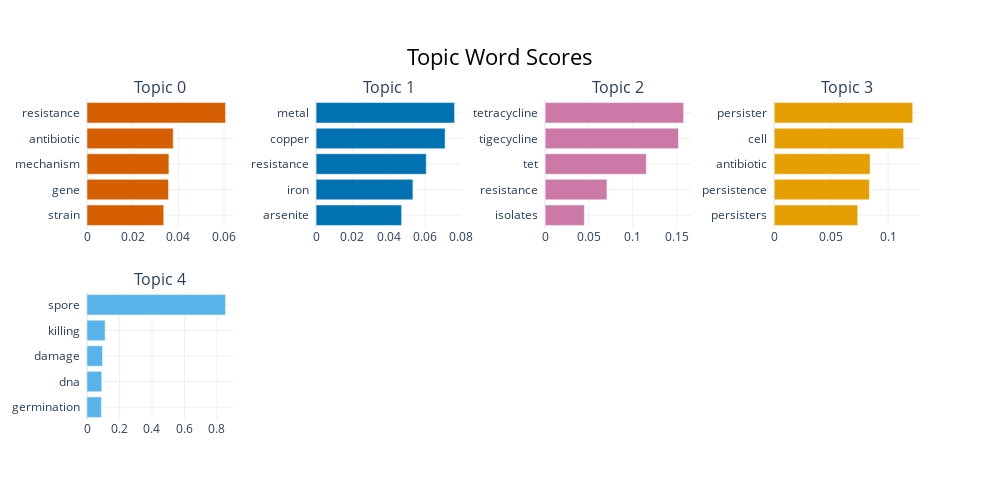

Write notebook code for a chart like this one.
### Code cell
from sklearn.cluster import KMeans

cluster_model = KMeans(n_clusters=50)
#topic_model = BERTopic(hdbscan_model=cluster_model)
review_lemmatized = reviews_datasets['cleaned_text'] .tolist()
# Initiate UMAP
umap_model = UMAP(n_neighbors=15, 
                  n_components=5, 
                  min_dist=0.0, 
                  metric='cosine', 
                  random_state=100)
# Initiate BERTopic
topic_model = BERTopic(nr_topics=5, umap_model=umap_model, hdbscan_model=cluster_model,language="english", calculate_probabilities=True,top_n_words=30)
# Run BERTopic model
topics, probabilities = topic_model.fit_transform(review_lemmatized)
topic_model.get_topic_info()
topic_model.visualize_barchart(top_n_topics=12)

### Figure 1 — Plotly figure (JSON) as saved in the notebook; plotly's stock layout.template omitted (floating-point values rounded to 4 significant figures)
{"data": [{"marker": {"color": "#D55E00"}, "orientation": "h", "type": "bar", "x": [0.03361, 0.03571, 0.03587, 0.03777, 0.06066], "xaxis": "x", "y": ["strain  ", "gene  ", "mechanism  ", "antibiotic  ", "resistance  "], "yaxis": "y"}, {"marker": {"color": "#0072B2"}, "orientation": "h", "type": "bar", "x": [0.04707, 0.05328, 0.06064, 0.07101, 0.0762], "xaxis": "x2", "y": ["arsenite  ", "iron  ", "resistance  ", "copper  ", "metal  "], "yaxis": "y2"}, {"marker": {"color": "#CC79A7"}, "orientation": "h", "type": "bar", "x": [0.04468, 0.07041, 0.1153, 0.1519, 0.1578], "xaxis": "x3", "y": ["isolates  ", "resistance  ", "tet  ", "tigecycline  ", "tetracycline  "], "yaxis": "y3"}, {"marker": {"color": "#E69F00"}, "orientation": "h", "type": "bar", "x": [0.07335, 0.08355, 0.08416, 0.1136, 0.1216], "xaxis": "x4", "y": ["persisters  ", "persistence  ", "antibiotic  ", "cell  ", "persister  "], "yaxis": "y4"}, {"marker": {"color": "#56B4E9"}, "orientation": "h", "type": "bar", "x": [0.08843, 0.09088, 0.0955, 0.1117, 0.8523], "xaxis": "x5", "y": ["germination  ", "dna  ", "damage  ", "killing  ", "spore  "], "yaxis": "y5"}], "layout": {"annotations": [{"font": {"size": 16}, "showarrow": false, "text": "Topic 0", "x": 0.0875, "xanchor": "center", "xref": "paper", "y": 1, "yanchor": "bottom", "yref": "paper"}, {"font": {"size": 16}, "showarrow": false, "text": "Topic 1", "x": 0.3625, "xanchor": "center", "xref": "paper", "y": 1, "yanchor": "bottom", "yref": "paper"}, {"font": {"size": 16}, "showarrow": false, "text": "Topic 2", "x": 0.6375, "xanchor": "center", "xref": "paper", "y": 1, "yanchor": "bottom", "yref": "paper"}, {"font": {"size": 16}, "showarrow": false, "text": "Topic 3", "x": 0.9125, "xanchor": "center", "xref": "paper", "y": 1, "yanchor": "bottom", "yref": "paper"}, {"font": {"size": 16}, "showarrow": false, "text": "Topic 4", "x": 0.0875, "xanchor": "center", "xref": "paper", "y": 0.4, "yanchor": "bottom", "yref": "paper"}], "height": 500, "hoverlabel": {"bgcolor": "white", "font": {"family": "Rockwell", "size": 16}}, "showlegend": false, "title": {"font": {"color": "Black", "size": 22}, "text": "Topic Word Scores", "x": 0.5, "xanchor": "center", "yanchor": "top"}, "width": 1000, "xaxis": {"anchor": "y", "domain": [0, 0.175], "showgrid": true}, "xaxis2": {"anchor": "y2", "domain": [0.275, 0.45], "showgrid": true}, "xaxis3": {"anchor": "y3", "domain": [0.55, 0.725], "showgrid": true}, "xaxis4": {"anchor": "y4", "domain": [0.825, 1], "showgrid": true}, "xaxis5": {"anchor": "y5", "domain": [0, 0.175], "showgrid": true}, "xaxis6": {"anchor": "y6", "domain": [0.275, 0.45], "showgrid": true}, "xaxis7": {"anchor": "y7", "domain": [0.55, 0.725], "showgrid": true}, "xaxis8": {"anchor": "y8", "domain": [0.825, 1], "showgrid": true}, "yaxis": {"anchor": "x", "domain": [0.6, 1], "showgrid": true}, "yaxis2": {"anchor": "x2", "domain": [0.6, 1], "showgrid": true}, "yaxis3": {"anchor": "x3", "domain": [0.6, 1], "showgrid": true}, "yaxis4": {"anchor": "x4", "domain": [0.6, 1], "showgrid": true}, "yaxis5": {"anchor": "x5", "domain": [0, 0.4], "showgrid": true}, "yaxis6": {"anchor": "x6", "domain": [0, 0.4], "showgrid": true}, "yaxis7": {"anchor": "x7", "domain": [0, 0.4], "showgrid": true}, "yaxis8": {"anchor": "x8", "domain": [0, 0.4], "showgrid": true}}}
